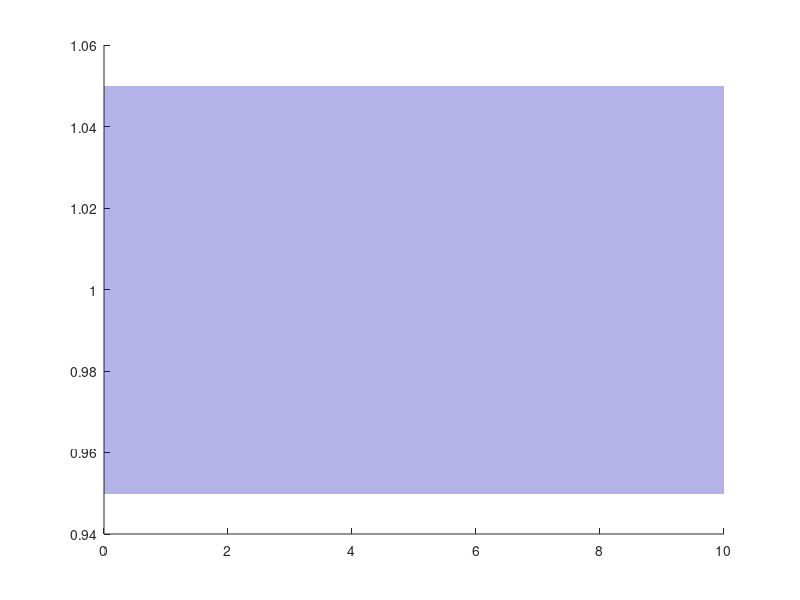

This chart was generated by the following MATLAB code: (Note: this script raises an error after producing the figure.)
t = 0:0.01:10;

lambda = [-1, -2, -3];

num = abs(prod(lambda));
den = poly(lambda);
sys = tf(num, den);
[y, t_out] = step(sys, t);

y_inf = y(end);

[y_max, idx_max] = max(y);
Mp = (y_max - y_inf) / y_inf * 100;
t_max = t_out(idx_max);

lower_bound = 0.95 * y_inf;
upper_bound = 1.05 * y_inf;

tp_index = find((y < lower_bound) | (y > upper_bound), 1, 'last');
if isempty(tp_index)
    tp = 0;
else
    if tp_index + 1 <= length(t_out)
        tp = t_out(tp_index + 1);
    else
        tp = t_out(end);
    end
end

figure('Color', 'white', 'Position', [100, 100, 700, 350]);
hold on;

x_fill = [t_out(:); flipud(t_out(:))];
y_fill = [upper_bound*ones(size(t_out(:))); flipud(lower_bound*ones(size(t_out(:))))];
h_fill = fill(x_fill, y_fill, [0, 0, 0.7], 'FaceAlpha', 0.3, 'EdgeColor', 'none');

uistack(h_fill, 'bottom')

h_plot = plot(t_out, y, 'b-', 'LineWidth', 2.5, 'Color', [0, 0, 0.7]);

if tp > 0
    h_tp = plot([tp, tp], [0, lower_bound], 'r--', 'LineWidth', 1.5, 'Color', [0.8, 0, 0]);

    text(tp+0.2, -0.011, sprintf('t_p', tp), ...
     'HorizontalAlignment', 'center', 'VerticalAlignment', 'top', ...
     'FontSize', 12, 'Color', [0.8, 0, 0], 'FontWeight', 'bold');
end

h_yinf = plot([0, t_out(end)], [y_inf, y_inf], 'k--', 'LineWidth', 1.5);

text(-0.4, y_inf, sprintf('y_{∞}', y_inf), ...
     'HorizontalAlignment', 'right', 'VerticalAlignment', 'middle', ...
     'FontSize', 12, 'Color', 'black', 'FontWeight', 'bold');

hold off;

ax = gca;
ax.LineWidth = 1.5;
ax.FontSize = 14;
ax.FontName = 'DejaVuMathTeXGyre';
ax.XColor = [0.3, 0.3, 0.3];
ax.YColor = [0.3, 0.3, 0.3];
grid on; grid minor;
ax.GridColor = [0.9, 0.9, 0.9];
ax.GridAlpha = 0.4;
ax.MinorGridColor = [0.95, 0.95, 0.95];
ax.MinorGridAlpha = 0.2;
box on;

ylim([-0.02, 1.1]); 
xlim([0, t_out(end)]); 

xlabel('Time');
ylabel('Amplitude');

legend([h_plot, h_fill, h_yinf, h_tp], ...
       'Step response', '±5% region', ...
       sprintf('y_{∞} = %.2f', y_inf), ...
       sprintf('t_p = %.2f s', tp), ...
       'Location', 'southeast');

set(findall(gcf, '-property', 'FontName'), 'FontName', 'DejaVu Math TeX Gyre');
exportgraphics(gcf, '../../images/task2/y2.png', 'Resolution', 300);

fprintf('\n==== Результаты ====\n');
fprintf('Полюса:                 %s\n', mat2str(lambda));
fprintf('Установившееся значение: %.4f\n', y_inf);
fprintf('Перерегулирование:       %.2f %%\n', Mp);
fprintf('Время перехода (5%%):     %.2f сек\n', tp);

%%%%%%%%%%%%%%%%%%%%%%%%%%%%%%%%%%%%%%%%%%%%%%%%%%%%%%%%%%%

figure('Color', 'white', 'Position', [100, 100, 550, 300]); 
% plot(real(lambda), imag(lambda), 'o', 'MarkerSize', 10, ...
%     'MarkerFaceColor', [0.0, 0.0, 0.7], 'MarkerEdgeColor', 'black', 'LineWidth', 1.5);

colors = {[0, 0, 0.7], [0.8, 0.2, 0.2], [0, 0.5, 0.4]};

hold on
for k = 1:length(lambda)
    plot(real(lambda(k)), imag(lambda(k)), 'o', ...
        'MarkerSize', 10, ...
        'MarkerFaceColor', colors{k}, ...
        'MarkerEdgeColor', 'k', ...
        'LineWidth', 1.5);
end
hold off

grid on; 
axis equal; 
ax = gca;

ax.Box = 'off'; 
ax.XAxisLocation = 'origin'; 
ax.YAxisLocation = 'origin'; 

ax.LineWidth = 1.5; 
ax.FontSize = 12; 
ax.FontName = 'DejaVuMathTeXGyre'; 
ax.XColor = [0.3, 0.3, 0.3]; 
ax.YColor = [0.3, 0.3, 0.3];

grid on; 
grid minor; 
ax.GridColor = [0.9, 0.9, 0.9]; 
ax.GridAlpha = 0.4; 
ax.MinorGridColor = [0.95, 0.95, 0.95]; 
ax.MinorGridAlpha = 0.2;

xlabel('Re(\lambda)');
ylabel('Im(\lambda)');

xlim([-3.25, 3.25]);
ylim([-3.25, 3.24]); 

ax.TickDir = 'in';

ax.XTick = -3:1:3; 
ax.YTick = -3:1:3;

ax.XAxis.Label.FontSize = 13;
ax.YAxis.Label.FontSize = 13;

hold on;

arrowColor = [0.3, 0.3, 0.3];
arrowSize = 0.2; 

x_arrow_x = [2.9, 3.25, 2.9, 2.9]; 
x_arrow_y = [arrowSize/2, 0, -arrowSize/2, arrowSize/2];
fill(x_arrow_x, x_arrow_y, arrowColor, 'EdgeColor', arrowColor, 'LineWidth', 1);

y_arrow_x = [arrowSize/2, 0, -arrowSize/2, arrowSize/2];
y_arrow_y = [2.9, 3.25, 2.9, 2.9]; 
fill(y_arrow_x, y_arrow_y, arrowColor, 'EdgeColor', arrowColor, 'LineWidth', 1);

hold off;

set(findall(gcf, '-property', 'FontName'), 'FontName', 'DejaVu Math TeX Gyre');
exportgraphics(gcf, '../../images/task2/lambda2.png', 'Resolution', 300);
